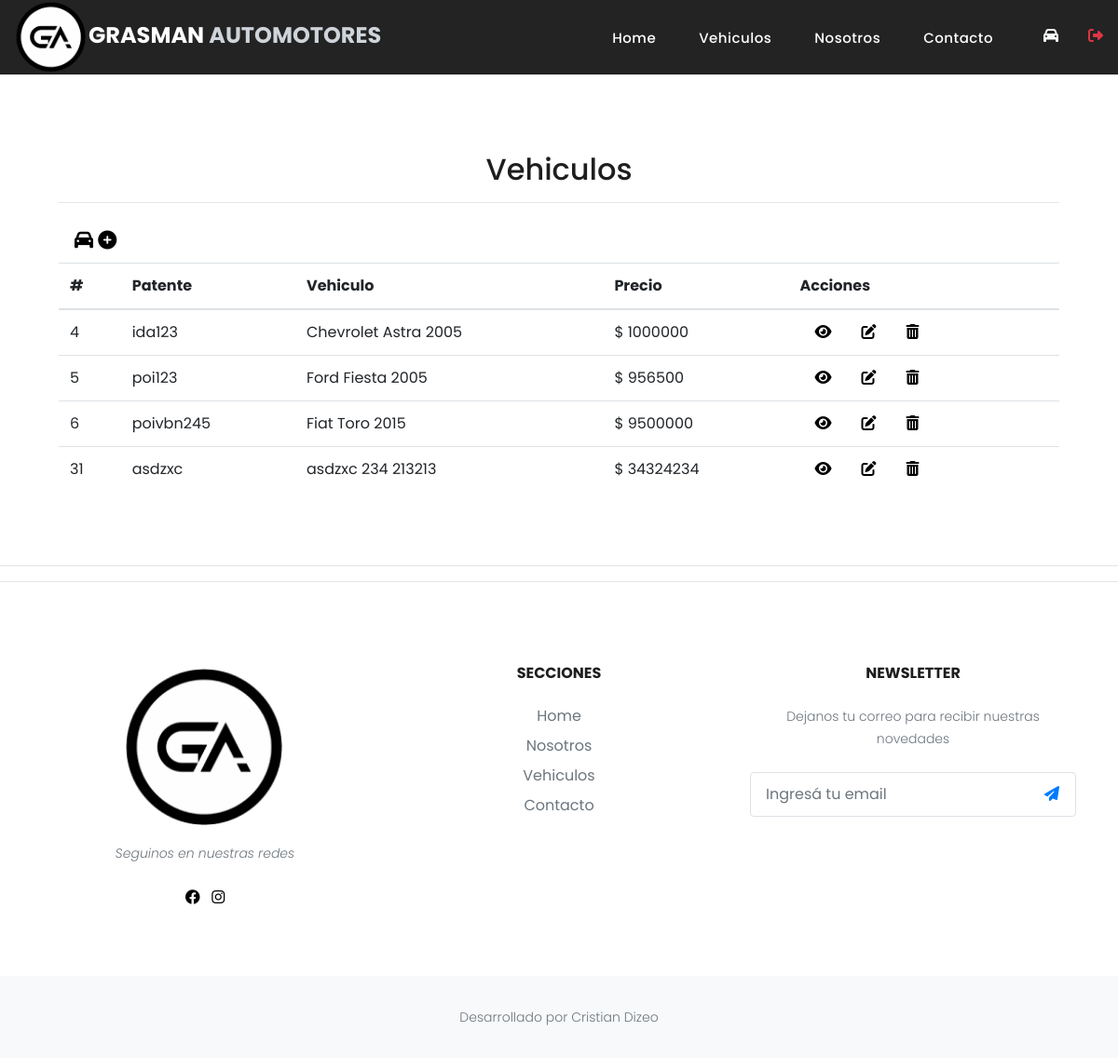
Page /admin (signed in) on the earlier database version.
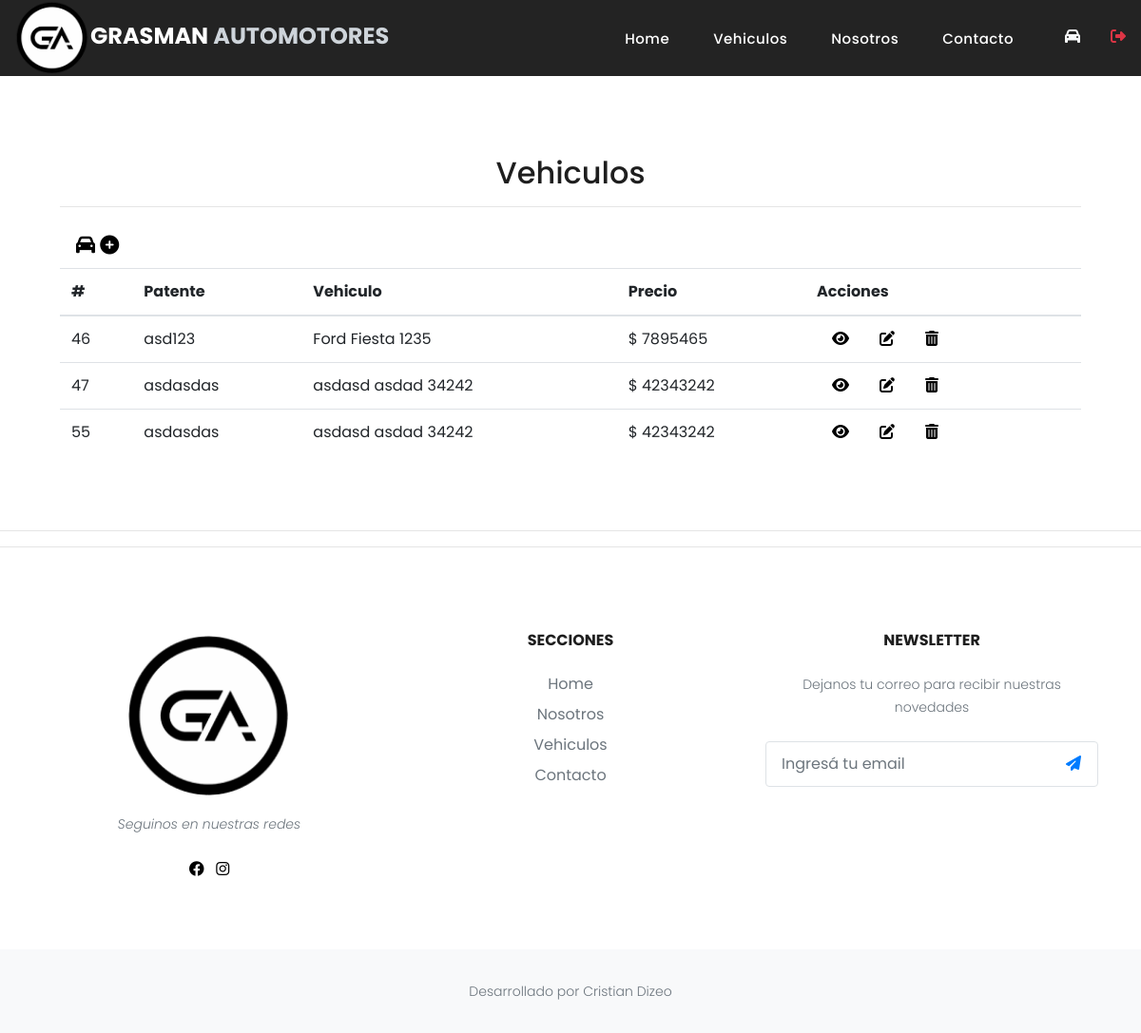
Same page on the later database version.
### tables this page shows
CREATE TABLE `vehiculos` (
  `id` int(11) NOT NULL,
  `patente` varchar(10) NOT NULL,
  `tipo` varchar(30) NOT NULL,
  `estado` varchar(15) NOT NULL,
  `marca` varchar(30) NOT NULL,
  `modelo` varchar(30) NOT NULL,
  `year` int(15) NOT NULL,
  `combustible` varchar(30) NOT NULL,
  `caja` varchar(30) NOT NULL,
  `precio` int(15) NOT NULL,
  `km` int(30) NOT NULL,
  `descripcion` longtext NOT NULL,
  `visible` char(1) NOT NULL
);

### controllers/VehiculoController.php (called while the page is built, shortened)
<?php
class VehiculoController
{
    public static function index(Router $router)
    {
        $vehiculos = Vehiculo::all();
        $resultado = $_GET['resultado'] ?? null;
        $router->render('vehiculos/index', [
            'vehiculos' => $vehiculos,
            'resultado' => $resultado
        ]);
    }
}

### public/index.php (called while the page is built, shortened)
<?php
$router = new Router();
$router->get('/admin', [VehiculoController::class, 'index']);
$router->get('/vehiculos/crear', [VehiculoController::class, 'crear']);
$router->post('/vehiculos/crear', [VehiculoController::class, 'crear']);
$router->get('/vehiculos/actualizar', [VehiculoController::class, 'actualizar']);
$router->post('/vehiculos/actualizar', [VehiculoController::class, 'actualizar']);
$router->post('/vehiculos/eliminar', [VehiculoController::class, 'eliminar']);
$router->get('/', [PaginasController::class, 'index']);
$router->get('/nosotros', [PaginasController::class, 'nosotros']);
$router->get('/vehiculos', [PaginasController::class, 'vehiculos']);
$router->post('/vehiculos', [PaginasController::class, 'vehiculos']);
$router->get('/vehiculo', [PaginasController::class, 'vehiculo']);
$router->get('/contacto', [PaginasController::class, 'contacto']);
$router->post('/contacto', [PaginasController::class, 'contacto']);
$router->get('/login', [LoginController::class, 'login']);
$router->post('/login', [LoginController::class, 'login']);
$router->get('/logout', [LoginController::class, 'logout']);
$router->comprobarRutas();

### models/ActiveRecord.php (called while the page is built, shortened)
<?php
class ActiveRecord
{
    protected static $db;
    protected static $tabla = '';
    public static function setDB($database)
    {
        self::$db = $database;
    }
    public static function all()
    {
        $query = "SELECT * FROM " . static::$tabla;
        $resultado = self::consultarSQL($query);
        return $resultado;
    }
    public static function consultarSQL($query)
    {
        $resultado = self::$db->query($query);
        $array = [];
        while ($registro = $resultado->fetch_assoc()) {
            $array[] = static::crearObjeto($registro);
        }
        return $array;
    }
    protected static function crearObjeto($registro)
    {
        $objeto = new static;
        foreach ($registro as $key => $value) {
            if (property_exists($objeto, $key)) {
                $objeto->$key = $value;
            }
        }
        return $objeto;
    }
}

### views/vehiculos/index.php (the view, shortened to what this page needs)
<main class="contenedor dashboard">
    <div class="m-5">
        <div class="text-center">
            <h2>Vehiculos</h2>
        </div>
        <hr>
        <a href="vehiculos/crear" class="btn btn-lg btn-floating" title="Agregar vehículo">
            <i class="fa-solid fa-car"></i>
            <i class="fa-solid fa-circle-plus"></i>
        </a>
        <table class="table">
            <thead>
                <tr>
                    <th scope="col">#</th>
                    <th scope="col">Patente</th>
                    <th scope="col">Vehiculo</th>
                    <th scope="col">Precio</th>
                    <th scope="col">Acciones</th>
                </tr>
            </thead>
            <tbody>
                <?php foreach ($vehiculos as $vehiculo) : ?>
                    <tr class="justify-content-center">
                        <td scope="row"><?php echo $vehiculo->id; ?></td>
                        <td><?php echo $vehiculo->patente; ?></td>
                        <td> <?php echo $vehiculo->marca . " " . $vehiculo->modelo . " " . $vehiculo->year ?> </td>
                        <td>$ <?php echo $vehiculo->precio; ?></td>
                        <td>
                        <div class="d-flex justify-content-center">
                            <a href="vehiculo?id=<?php echo $vehiculo->id; ?>" class="mx-3" title="Ver página">
                            <i class="fa-solid fa-eye"></i>
                            </a>
                            <a href="vehiculos/actualizar?id=<?php echo $vehiculo->id; ?>" class="mx-3" title="Modificar">
                                <i class="fa-solid fa-pen-to-square">
                                </i>
                            </a>
                            <form method="POST" onsubmit="return borrar()" action="vehiculos/eliminar" class="w-100 mx-3" title="Eliminar">
                                <button type="submit" id="btn-borrar">
                                    <i class="fa-solid fa-trash-can"></i></button>
                                </form>
                            </div>
                        </td>
                    </tr>
                <?php endforeach; ?>
            </tbody>
        </table>
    </div>
</main>

### Router.php (shortened to what this page needs)
<?php
class Router
{
    public array $getRoutes = [];
    public array $postRoutes = [];
    public function get($url, $fn) {
        $this->getRoutes[$url] = $fn;
    }
    public function post($url, $fn) {
        $this->postRoutes[$url] = $fn;
    }
    public function comprobarRutas() {
        $currentUrl = ($_SERVER['REQUEST_URI'] === '') ? '/' :  $_SERVER['REQUEST_URI'] ;
        $method = $_SERVER['REQUEST_METHOD'];
        $splitURL = explode('?', $currentUrl);
        if ($method === 'GET') {
            $fn = $this->getRoutes[$splitURL[0]] ?? null;
        } else {
          $fn = $this->postRoutes[$splitURL[0]] ?? null;
        }
        if ( $fn ) {
            call_user_func($fn, $this);
        } else {
            echo "Página No Encontrada o Ruta no válida";
        }
    }
    public function render($view, $datos = []) {
        include_once __DIR__ . "/views/$view.php";
        $contenido = ob_get_clean();
        include_once __DIR__ . '/views/layout.php';
    }
}

### views/layout.php (shortened to what this page needs)
<?php
$auth = $_SESSION['login'] ?? false;
?>
<!DOCTYPE html>
<html lang="en">
<head>
  <link href="/vendor/bootstrap/css/bootstrap.min.css" rel="stylesheet">
  <link rel="stylesheet" href="https://cdnjs.cloudflare.com/ajax/libs/font-awesome/6.1.1/css/all.min.css" />
  <link rel="stylesheet" href="/assets/css/style.css">
  <link rel="stylesheet" href="/assets/css/owl.css">
</head>
<body>
  <header class="">
    <nav class="navbar navbar-expand-lg">
      <div class="container">
        <a class="navbar-brand" href="/">
          <img src="/assets/images/logo.png" alt="">
          <h2>Grasman <em>Automotores</em></h2>
        </a>
        <div class="collapse navbar-collapse" id="navbarResponsive">
          <ul class="navbar-nav ml-auto">
            <li class="nav-item <?php echo $_SERVER['PHP_SELF'] === '/index.php' ? 'active' : '' ?>">
              <a class="nav-link" href="/">Home
              </a>
            </li>
            <li class="nav-item <?php echo $_SERVER['PHP_SELF'] === '/index.php/vehiculos' ? 'active' : '' ?>"><a class="nav-link" href="/vehiculos">Vehiculos</a></li>
            <li class="nav-item <?php echo $_SERVER['PHP_SELF'] === '/index.php/nosotros' ? 'active' : '' ?>"><a class="nav-link" href="/nosotros">Nosotros</a></li>
            <li class="nav-item <?php echo $_SERVER['PHP_SELF'] === '/index.php/contacto' ? 'active' : '' ?>"><a class="nav-link" href="/contacto">Contacto</a></li>
          </ul>
        </div>
      </div>
      <?php if($auth): ?>
        <a href="/admin" title="Ir al panel" class="m-3"><i class="fas fa-car text-light"></i></i></a>
        <a href="/logout" title="Cerrar sesión" class="m-3"><i class="fa-solid fa-right-from-bracket text-danger"></i></a>
                    <?php endif; ?>
    </nav>
  </header>
  <?php echo $contenido; ?>
<hr>
<hr>
  <footer class="bg-white">
    <div class="container py-5">
      <div class="row py-4">
        <div class="col-lg-4 col-md-6 mb-4 mb-lg-0"><img src="/assets/images/logo.png" alt="" width="180" class="mb-3">
          <p class="font-italic text-muted">Seguinos en nuestras redes</p>
          <ul class="list-inline mt-4">
            <li class="list-inline-item"><a href="https://www.facebook.com/Grasman-Automotores-103164144977354" target="_blank" title="facebook"><i class="fa-brands fa-facebook"></i></i></a></li>
            <li class="list-inline-item"><a href="https://www.instagram.com/grasmanautomotores/" target="_blank" title="instagram"><i class="fa-brands fa-instagram"></i></i></a></li>
          </ul>
        </div>
        <div class="col-lg-4 col-md-6 mb-4 mb-lg-0">
          <h6 class="text-uppercase font-weight-bold mb-4">Secciones</h6>
          <ul class="list-unstyled mb-0">
            <li class="mb-2"><a href="/" class="text-muted">Home</a></li>
            <li class="mb-2"><a href="/nosotros" class="text-muted">Nosotros</a></li>
            <li class="mb-2"><a href="/vehiculos" class="text-muted">Vehiculos</a></li>
            <li class="mb-2"><a href="/contacto" class="text-muted">Contacto</a></li>
          </ul>
        </div>
        <div class="col-lg-4 col-md-6 mb-lg-0">
          <h6 class="text-uppercase font-weight-bold mb-4">Newsletter</h6>
          <p class="text-muted mb-4">Dejanos tu correo para recibir nuestras novedades</p>
          <div class="p-1 rounded border">
            <div class="input-group">
              <input type="email" placeholder="Ingresá tu email" aria-describedby="button-addon1" class="form-control border-0 shadow-0">
              <div class="input-group-append">
                <button id="button-addon1" type="submit" class="btn btn-link"><i class="fa fa-paper-plane"></i></button>
              </div>
            </div>
          </div>
        </div>
      </div>
    </div>
    <div class="bg-light py-4">
      <div class="container text-center">
        <p class="text-muted mb-0 py-2">Desarrollado por Cristian Dizeo</p>
      </div>
    </div>
  </footer>
</body>
</html>

### public/assets/css/style.css (style rules this page uses)
body { font-family: 'Poppins', sans-serif; overflow-x: hidden; text-rendering: optimizeLegibility; -webkit-font-smoothing: antialiased; -moz-osx-font-smoothing: grayscale; }
p { margin-bottom: 0px; font-size: 14px; font-weight: 300; color: #4a4a4a; line-height: 24px; }
a { text-decoration: none !important; color: #000; }
ul { padding: 0; margin: 0; list-style: none; }
h1, h2, h3, h4, h5, h6 { margin: 0px; color: #1e1e1e; }
header { position: absolute; top: 0; z-index: 99999; width: 100%; height: 80px; background-color: #232323; -webkit-transition: all 0.3s ease-in-out 0s; -moz-transition: all 0.3s ease-in-out 0s; -o-transition: all 0.3s ease-in-out 0s; transition: all 0.3s ease-in-out 0s; }
.navbar { padding: 0 !important; }
.navbar-brand img { max-width: 80px; position: relative; }
.navbar .navbar-brand { float: left; display: contents; outline: none; }
.navbar .navbar-brand h2 { color: #fff; text-transform: uppercase; font-size: 24px; font-weight: 700; -webkit-transition: all .3s ease 0s; -moz-transition: all .3s ease 0s; -o-transition: all .3s ease 0s; transition: all .3s ease 0s; }
.navbar .navbar-brand h2 em { font-style: normal; color: #ced4da; }
#navbarResponsive { z-index: 999; }
.navbar-collapse { text-align: center; }
.navbar .navbar-nav .nav-item { margin: 0px 15px; }
.navbar .navbar-nav a.nav-link { text-transform: capitalize; font-size: 15px; font-weight: 500; letter-spacing: 0.5px; color: #fff; transition: all 0.3s; margin-top: 5px; }
.dashboard { margin-top: 100px; padding: 15px; }
footer { text-align: center; }
#btn-borrar { background: none; padding: 0px; border: none; cursor: pointer; }

Differences in the rows shown:
removed vehiculos: id "4", patente "ida123", marca "Chevrolet", modelo "Astra", year "2005", precio "1000000"
removed vehiculos: id "5", patente "poi123", marca "Ford", modelo "Fiesta", year "2005", precio "956500"
removed vehiculos: id "6", patente "poivbn245", marca "Fiat", modelo "Toro", year "2015", precio "9500000"
removed vehiculos: id "31", patente "asdzxc", marca "asdzxc", modelo "234", year "213213", precio "34324234"
added vehiculos: id "46", patente "asd123", marca "Ford", modelo "Fiesta", year "1235", precio "7895465"
added vehiculos: id "47", patente "asdasdas", marca "asdasd", modelo "asdad", year "34242", precio "42343242"
added vehiculos: id "55", patente "asdasdas", marca "asdasd", modelo "asdad", year "34242", precio "42343242"
